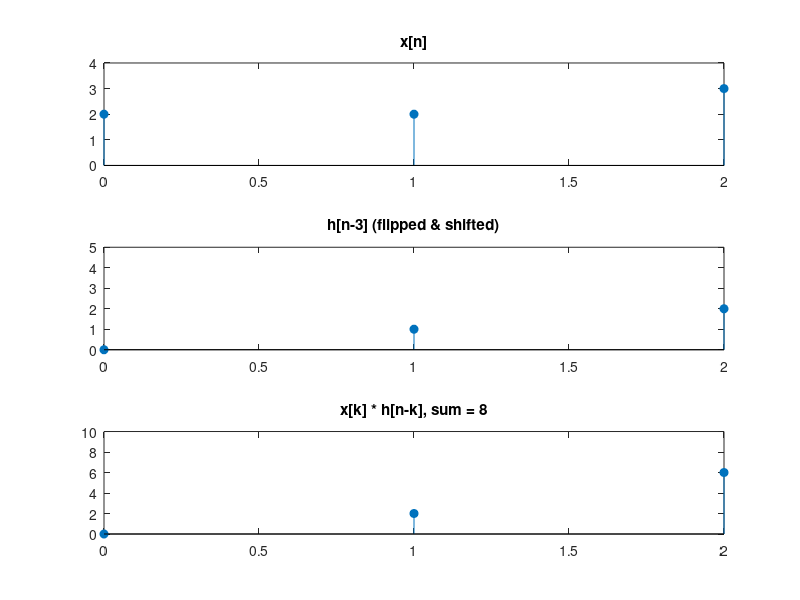

The MATLAB script that drew this image:
% Discrete-Time Convolution Visualization
x = [2 2 3];         % Input signal x[n]
h = [1 2];           % Impulse response h[n] diubah dari [1 1]
N = length(x) + length(h) - 1;

figure;
for n = 0:N-1
    clf;
    k = 0:length(x)-1;
    hk = fliplr(h);                      % Flip h[n]
    hk_shifted = zeros(1, length(x));   % Shifted version
    for i = 1:length(h)
        if (n - i + 1 >= 1) && (n - i + 1 <= length(x))
            hk_shifted(n - i + 1) = hk(i);
        end
    end
    product = x .* hk_shifted;          % Multiply
    y_n = sum(product);                 % Sum

    subplot(3,1,1); stem(k, x, 'filled'); title('x[n]'); ylim([0 4]);
    subplot(3,1,2); stem(k, hk_shifted, 'filled'); title(['h[n-' num2str(n) '] (flipped & shifted)']); ylim([0 5]);
    subplot(3,1,3); stem(k, product, 'filled'); title(['x[k] * h[n-k], sum = ' num2str(y_n)]); ylim([0 10]);

    pause(2);  % Pause to animate each step
end
